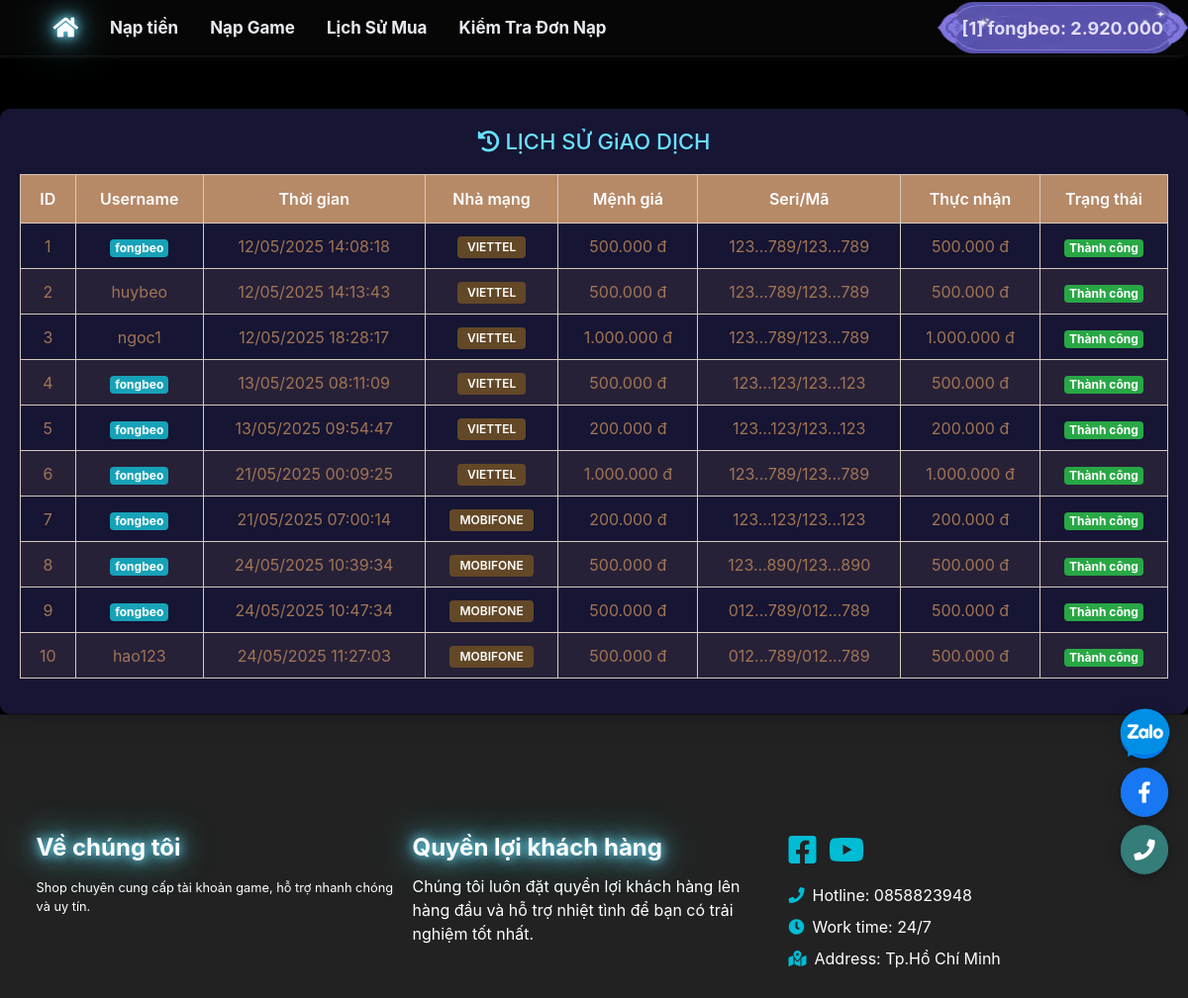
The page /public/client/History.php (signed in) on the database its author committed.
### tables this page shows
CREATE TABLE `users` (
  `id` int(11) NOT NULL,
  `username` varchar(255) DEFAULT NULL,
  `password` varchar(255) DEFAULT NULL,
  `token` varchar(255) DEFAULT NULL,
  `money` int(11) DEFAULT 0,
  `level` varchar(255) DEFAULT NULL,
  `banned` int(11) DEFAULT 0,
  `createdate` datetime DEFAULT NULL,
  `email` varchar(255) DEFAULT NULL,
  `total_money` int(11) DEFAULT 0
);

CREATE TABLE `cards` (
  `id` int(11) NOT NULL,
  `code` varchar(32) DEFAULT NULL,
  `username` varchar(255) NOT NULL,
  `loaithe` varchar(32) NOT NULL,
  `menhgia` int(11) NOT NULL,
  `thucnhan` int(11) DEFAULT 0,
  `seri` text DEFAULT NULL,
  `pin` text DEFAULT NULL,
  `createdate` datetime NOT NULL,
  `status` varchar(32) NOT NULL,
  `note` text DEFAULT NULL,
  `deletedate` varchar(255) DEFAULT NULL
);

### config/config.php (called while the page is built, shortened)
<?php
require_once(__DIR__ . "/function.php");
?>
<?php
class CMSNT
{
    private $ketnoi;
    function connect()
    {
        if (!$this->ketnoi)
        {
            $this->ketnoi = mysqli_connect('localhost', 'root', '', 'shopgame') or die ('Chưa kết nối đến DATABASE');
            mysqli_query($this->ketnoi, "set names 'utf8'");
        }
    }
    function get_list($sql)
    {
        $result = mysqli_query($this->ketnoi, $sql);
        $return = array();
        while ($row = mysqli_fetch_assoc($result))
        {
            $return[] = $row;
        }
        return $return;
    }
    function get_row($sql)
    {
        $result = mysqli_query($this->ketnoi, $sql);
        $row = mysqli_fetch_assoc($result);
        if ($row)
        {
            return $row;
        }
        return false;
    }
}
if(isset($_SESSION['username']))
{
    $CMSNT = new CMSNT;
    $getUser = $CMSNT->get_row(" SELECT * FROM users WHERE username = '".$_SESSION['username']."' ");
}
else
{
    $my_level = NULL;
    $my_money = 0;
}

### config/function.php (called while the page is built, shortened)
<?php
function format_cash($price)
{
    return str_replace(",", ".", number_format($price));
}

### public/client/History.php (the view, shortened to what this page needs)
<?php
require_once(__DIR__."/../../config/config.php");
require_once(__DIR__."/../../config/function.php");
require_once(__DIR__. "/Header.php");
require_once(__DIR__. "/Nav.php");
?>
<div class="wrapper">
    <main>
        <div class="recharge-history">
            <h3><i class="fas fa-history"></i> LỊCH SỬ GiAO DỊCH</h3>
            <div class="table-responsive">
                <table id="datatable" class="table table-hover">
                    <thead>
                        <tr>
                            <th>ID</th>
                            <?php if($getUser['level'] == "admin"): ?>
                                <th>Username</th>
                            <?php endif; ?>
                            <th>Thời gian</th>
                            <th>Nhà mạng</th>
                            <th>Mệnh giá</th>
                            <th>Seri/Mã</th>
                            <th>Thực nhận</th>
                            <th>Trạng thái</th>
                        </tr>
                    </thead>
                    <tbody>
                        <?php
                        $i = 1;
                        if($getUser['level'] == "admin") {
                            $query = $CMSNT->get_list("SELECT * FROM `cards` ORDER BY id ASC");
                        } else {
                            $username = $getUser['username'];
                            $query = $CMSNT->get_list("SELECT * FROM `cards` WHERE `username` = '$username' ORDER BY id ASC");
                        }
                        foreach($query as $row) {
                            $serial_display = substr($row['seri'], 0, 3).'...'.substr($row['seri'], -3);
                            $pin_display = substr($row['pin'], 0, 3).'...'.substr($row['pin'], -3);
                            $status = '';
                            switch($row['status']) {
                                case 'hoanthanh':
                                    $status = '<span class="badge badge-success">Thành công</span>';
                                    break;
                            }
                        ?>
                        <tr>
                            <td><?=$i++;?></td>
                            <?php if($getUser['level'] =="admin"): ?>
                                <td>
                                    <?php if($row['username'] == $getUser['username']): ?>
                                        <span class="badge badge-info"><?=$row['username'];?></span>
                                    <?php else: ?>
                                        <?=$row['username'];?>
                                    <?php endif; ?>
                                </td>
                            <?php endif; ?>
                            <td><?=date('d/m/Y H:i:s', strtotime($row['createdate']));?></td>
                            <td><span class="badge badge-carrier"><?=$row['loaithe'];?></span></td>
                            <td><?=format_cash($row['menhgia']);?> đ</td>
                            <td><?=$serial_display;?>/<?=$pin_display;?></td>
                            <td><?=format_cash($row['thucnhan']);?> đ</td>
                            <td><?=$status;?></td>
                        </tr>
                        <?php } ?>
                    </tbody>
                </table>
            </div>
        </div>
    </main>
</div>
<?php
require_once(__DIR__ . "/Footer.php");
?>

### public/client/Nav.php (shortened to what this page needs)
<?php
require_once(__DIR__ . "/Header.php")
?>
<div class="wrapper">
    <nav class="main-header navbar navbar-expand-md nav-header mb-4">
        <div class="container">
            <div class="collapse navbar-collapse order-3" id="navbarCollapse">
                <ul class="navbar-nav">
                    <li class="nav-item">
                        <a href="/index.php" class="nav-link menu-header shine-active"><i class="ficon fa-lg fa fa-home"></i></a>
                    </li>
                    <li class="nav-item dropdown" id="topUp_balance">
                        <a href="#" data-toggle="dropdown" aria-haspopup="true" aria-expanded="false" class="nav-link dropdown-toggle menu-header ">Nạp tiền</a>
                    </li>
                    <?php
                        $recharge_category = $CMSNT->get_row("SELECT * FROM category WHERE title = 'DỊCH VỤ NẠP GAME'");
                        $recharge_anchor = $recharge_category ? strtolower(str_replace(' ', '_', $recharge_category['title'])) : 'recharge_service';
                    ?>
                    <li class="nav-item">
                        <a href="../../index.php#<?=$recharge_anchor?>" class="nav-link menu-header">Nạp Game</a>
                    </li>
                    <li class="nav-item dropdown">
                        <a href="#" data-toggle="dropdown" aria-haspopup="true" aria-expanded="false" class="nav-link dropdown-toggle menu-header">Lịch Sử Mua</a>
                    </li>
                    <li class="nav-item">
                         <a href="<?= empty($_SESSION['username']) ? '/public/client/Login.php' : '/public/client/HistoryRecharge.php'; ?>" class="nav-link menu-header">Kiểm Tra Đơn Nạp</a>
                    </li>
                </ul>
            </div>
            <ul class="order-1 order-md-3 navbar-nav navbar-no-expand ml-auto" style="position: absolute;right: 0px;">
                <?php if(empty($_SESSION['username'])) { ?>
                    <li class="nav-item">
                        <a href="/public/client/Register.php"><button class="btn-pretty">Đăng ký</button></a>
                    </li>
                    <li class="nav-item">
                        <a href="/public/client/Login.php"><button class="btn-pretty">Đăng nhập</button></a>
                    </li>
                <?php } else {?>
                    <li class="nav-item">
                        <span class="mt-2">
                            <a href="#" class="dropdown-toggle" data-toggle="dropdown" aria-haspopup="true" aria-expanded="false">
                                <button class="btn-pretty-user">
                                    [<?= $getUser['id']; ?>] <?= $_SESSION['username']; ?>: <?= format_cash($getUser['money']); ?>
                                </button>
                            </a>
                        </span>
                    </li>
                <?php }?>
            </ul>
        </div>
    </nav>

### styles/styles1.css (style rules this page uses)
body { background: #000 url(https://pbs.twimg.com/media/GjRPWT7acAArpEw?format=jpg&name=small) no-repeat fixed; background-size: cover; }
.nav-header { background-color: rgb(8 8 8 / 79%); }
.main-header { position: sticky; top: 0; box-shadow: 3px 3px 8px rgb(0 0 0 / 23%), -5px -5px 8px #fdfcfc; font-size: 17px; }
.menu-header { color: #e9ebf1; font-weight: bold; }
.shine-active { text-shadow: 0 0 10px #69e0ff, 0 0 20px #69e0ff, 0 0 40px #69e0ff; color: #fff; font-weight: bold; font-size: 17px; }
table, th, td { border-bottom: 1px solid #E2E2E2; }
th, td { border: 1px solid rgb(215 201 189) !important; color: rgb(161 117 84); }
.dropdown-toggle::after { display: none; }

### public/client/Nav.php (style rules this page uses)
.btn-pretty-user { display: inline-flex; align-items: center; justify-content: center; padding: 0 25px; height: 52px; font-size: 18px; font-weight: bold; color: #e4defe; white-space: nowrap; background: url(/assets/img/genshi/img/btn_pretty.webp) no-repeat center center; background-size: 100% 100%; border: none; border-radius: 6px; }

### public/client/History.php (style rules this page uses)
.wrapper { display: flex; flex-direction: column; flex: 1; }
main { flex: 1; }
.recharge-history { margin-top: 30px; background: rgba(27, 25, 60, 0.85); padding: 20px; border-radius: 10px; box-shadow: 0 5px 25px rgba(0,0,0,0.2); }
.recharge-history h3 { color: #69e0ff; margin-bottom: 20px; font-size: 22px; text-align: center; }
#datatable { width: 100%; color: #fff; border-collapse: collapse; }
#datatable thead th { background-color: #b68967; color: white; font-weight: 600; border: none; padding: 12px 15px; text-align: center; }
#datatable tbody td { border-color: rgba(182, 137, 103, 0.3); padding: 10px 15px; vertical-align: middle; text-align: center; }
#datatable tbody tr:nth-child(even) { background-color: rgba(182, 137, 103, 0.1); }
.badge-carrier { padding: 5px 10px; border-radius: 4px; font-weight: 600; background: #634827; color: white; }
.badge-success { background-color: #28a745; }
.badge-info { background-color: #17a2b8; }
.table-responsive { overflow-x: auto; }

### public/client/Footer.php (style rules this page uses)
html, body { height: 100%; margin: 0; }
body { display: flex; flex-direction: column; min-height: 100vh; }
.wrapper { flex: 1 0 auto; }

### rows shown on the page
users: id "1", money "2.920.000"
cards: username "fongbeo", createdate "12/05/2025 14:08:18", loaithe "VIETTEL", menhgia "500.000", seri "123...789", pin "123...789", thucnhan "500.000", status "Thành công"
cards: username "huybeo", createdate "12/05/2025 14:13:43", loaithe "VIETTEL", menhgia "500.000", seri "123...789", pin "123...789", thucnhan "500.000", status "Thành công"
cards: username "ngoc1", createdate "12/05/2025 18:28:17", loaithe "VIETTEL", menhgia "1.000.000", seri "123...789", pin "123...789", thucnhan "1.000.000", status "Thành công"
cards: username "fongbeo", createdate "13/05/2025 08:11:09", loaithe "VIETTEL", menhgia "500.000", seri "123...123", pin "123...123", thucnhan "500.000", status "Thành công"
cards: username "fongbeo", createdate "13/05/2025 09:54:47", loaithe "VIETTEL", menhgia "200.000", seri "123...123", pin "123...123", thucnhan "200.000", status "Thành công"
cards: username "fongbeo", createdate "21/05/2025 00:09:25", loaithe "VIETTEL", menhgia "1.000.000", seri "123...789", pin "123...789", thucnhan "1.000.000", status "Thành công"
cards: username "fongbeo", createdate "21/05/2025 07:00:14", loaithe "MOBIFONE", menhgia "200.000", seri "123...123", pin "123...123", thucnhan "200.000", status "Thành công"
cards: username "fongbeo", createdate "24/05/2025 10:39:34", loaithe "MOBIFONE", menhgia "500.000", seri "123...890", pin "123...890", thucnhan "500.000", status "Thành công"
cards: username "fongbeo", createdate "24/05/2025 10:47:34", loaithe "MOBIFONE", menhgia "500.000", seri "012...789", pin "012...789", thucnhan "500.000", status "Thành công"
cards: username "hao123", createdate "24/05/2025 11:27:03", loaithe "MOBIFONE", menhgia "500.000", seri "012...789", pin "012...789", thucnhan "500.000", status "Thành công"

### other values the page prints
$_SESSION['username'] "fongbeo"
